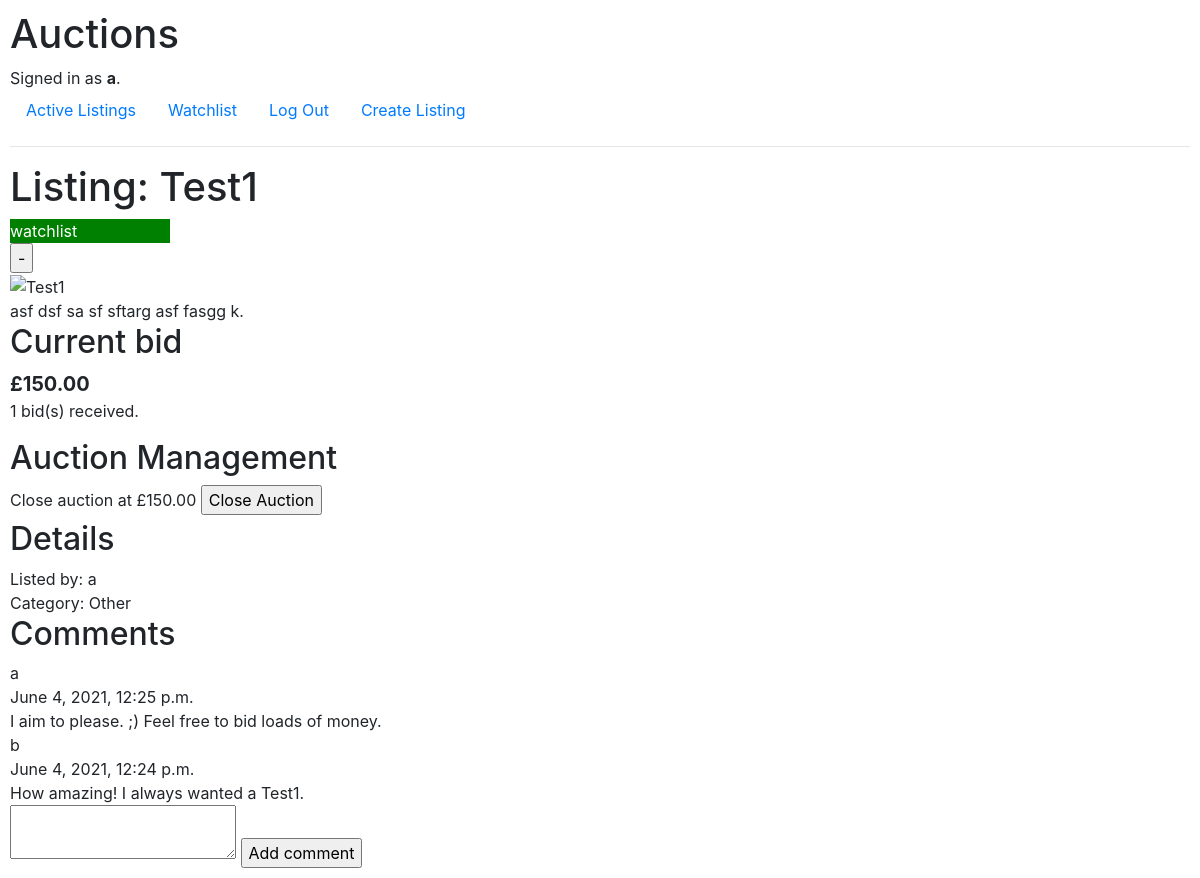
/listings/1 (signed in), run on the app's committed database.
### auctions/models.py (models this page shows, shortened)
class User(AbstractUser):
    watching = models.ManyToManyField("Listing", blank=True, related_name="watchers")

class Listing(models.Model):
    CATEGORIES = [
        (CAT_FASHION, "Fashion"),
        (CAT_ELECTRONICS, "Electronics"),
        (CAT_LEISURE, "Sports, Hobbies & Leisure"),
        (CAT_HOME, "Home & Garden"),
        (CAT_MOTOR, "Motors"),
        (CAT_COLLECT, "Collectables & Art"),
        (CAT_BUSINESS, "Business, Office & Industrial Supplies"),
        (CAT_HEALTH, "Health & Beauty"),
        (CAT_MEDIA, "Media"),
        (CAT_MISC, "Others")
    ]
    title = models.CharField(max_length=140)
    description = models.TextField()
    starting_bid = models.DecimalField(max_digits=MAX_BID_DIGITS, decimal_places=2)
    image_url = models.CharField(max_length=2000, blank=True)
    category = models.CharField(max_length=14, choices=CATEGORIES, blank=True)
    created_on = models.DateTimeField(auto_now_add=True)
    closed_on = models.DateTimeField(null=True, blank=True)
    owner = models.ForeignKey(User, on_delete=models.CASCADE, related_name="auctions")
    def final_image_url(self):
        if self.image_url == "":
            return DEFAULT_IMAGE_URL
        else:
            return self.image_url
    def num_bids(self):
        return self.bids.count()
    def high_bid(self):
         return self.bids.order_by('-amount').first()

class Bid(models.Model):
    bidder = models.ForeignKey(User, on_delete=models.CASCADE, related_name="bids_made")
    listing = models.ForeignKey(Listing, on_delete=models.CASCADE, related_name="bids")
    amount = models.DecimalField(max_digits=MAX_BID_DIGITS, decimal_places=2)
    created_on = models.DateTimeField(auto_now_add=True)
    winning_bid = models.BooleanField(default=False)

class Comment(models.Model):
    user = models.ForeignKey(User, on_delete=models.CASCADE, related_name="comments_made")
    listing = models.ForeignKey(Listing, on_delete=models.CASCADE, related_name="comments")
    content = models.TextField()
    created_on = models.DateTimeField(auto_now_add=True)

### auctions/views.py (the view)
# urls.py: path("listings/<int:listing_id>", views.listing, name="listing"),
def listing(request, listing_id):
    myListing = Listing.objects.get(id=listing_id)
    myListing.image_url = myListing.final_image_url()
    user = User.objects.get(username=request.user)
    watching = myListing in user.watching.all()
    num_bids = myListing.num_bids()
    high_bid = None
    if num_bids == 0:
        current_price = myListing.starting_bid
    else:
        high_bid = myListing.high_bid()
        current_price = high_bid.amount
    user_bids = user.bids_made.filter(listing=myListing)
    user_top_bid = None
    if user_bids.count() > 0:
        user_top_bid = user_bids.order_by('-amount').first()
    c = myListing.comments.all()
    if c:
        comments = c.order_by("-created_on")
    else:
        comments = c
    return render(request, "auctions/listing.html", {
        "listing": myListing,
        "watching": watching,
        "num_bids": num_bids,
        "current_price": current_price,
        "high_bid": high_bid,
        "user_top_bid": user_top_bid,
        "comments": comments
    })

### auctions/templates/auctions/listing.html (shortened to what this page needs)
{% extends "auctions/layout.html" %}
{% block body %}
    <h1>Listing: {{ listing.title }}</h1>
    {% if user.is_authenticated %}
        <div id="watch-status"
            {% if watching %}
                class="watched"
            {% else %}
                class="not-watched"
            {% endif %}
            >watchlist</div>
        <form action="{% url 'watchlist' %}" method="POST">
            <input id="watchlist-button" type="submit"
            {% if watching %}
                value="-"
            {% else %}
                value="+"
            {% endif %}
            >
        </form>
    {% endif %}
    <div id="listing-pic">
        <img src="{{ listing.image_url }}" alt="{{ listing.title }}">
    </div>
    <div id="listing-desc">
        {{ listing.description }}
    </div>
    <div id="listing-bid-container">
        {% if high_bid.winning_bid %}
            <h2>Winning bid</h2>
            <span class="listing-winning-bid">
        {% else %}
            <h2>Current bid</h2>
            <span class="listing-top-bid">
        {% endif %}
        £{{ current_price }}</span>
        <p>{{ num_bids }} bid(s) received.</p>
        {% if user.is_authenticated and user.username == listing.owner.username %}
            <h2>Auction Management</h2>
            {% if not high_bid.winning_bid %}
                <form action="{% url 'close' listing_id=listing.id %}" method="POST">
                    <label for="close-auction">Close auction at £{{ current_price }}</label>
                    <input id="close-auction" name="close_auction" type="submit" value="Close Auction">
                </form>
            {% else %}
                <p>You closed this auction on {{ listing.closed_on }}.</p>
            {% endif %}
        {% endif %}
    </div>
    <div id="listing-details">
        <h2>Details</h2>
        Listed by: {{ listing.owner }}<br />
        Category: {{ listing.category }}
    </div>
    <div id="comment-container">
        <h2>Comments</h2>
        {% for comment in comments %}
            <div class="comment-box">
                <div>{{ comment.user.username }}</div>
                <div>{{ comment.created_on }}</div>
                <div>{{ comment.content }}</div>
            </div>
        {% empty %}
            <p>No comments.</p>
        {% endfor %}
        <form action="{% url 'comment' listing.id %}" method="POST">
            <textarea name="new_comment" id="new_comment"></textarea>
            <input type="submit" value="Add comment">
        </form>
    </div>
{% endblock %}

### auctions/templates/auctions/layout.html (shortened to what this page needs)
{% load static %}
<!DOCTYPE html>
<html lang="en">
    <head>
        <link rel="stylesheet" href="https://stackpath.bootstrapcdn.com/bootstrap/4.4.1/css/bootstrap.min.css">
        <link href="{% static 'auctions/styles.css' %}" rel="stylesheet">
    </head>
    <body>
        <h1>Auctions</h1>
        <div>
            {% if user.is_authenticated %}
                Signed in as <strong>{{ user.username }}</strong>.
            {% else %}
                Not signed in.
            {% endif %}
        </div>
        <ul class="nav">
            <li class="nav-item">
                <a class="nav-link" href="{% url 'index' %}">Active Listings</a>
            </li>
            {% if user.is_authenticated %}
                <li class="nav-item">
                    <a class="nav-link" href="{% url 'watchlist' %}">Watchlist</a>
                </li>
                <li class="nav-item">
                    <a class="nav-link" href="{% url 'logout' %}">Log Out</a>
                </li>
                <li class="nav-item">
                    <a class="nav-link" href="{% url 'create_listing' %}">Create Listing</a>
                </li>
            {% endif %}
        </ul>
        <hr>
        {% block body %}
        {% endblock %}
    </body>
</html>

### auctions/static/auctions/styles.css (style rules this page uses)
body { padding: 10px; }
.listing-top-bid { font-weight: bold; font-size: 1.25rem; }
#watch-status { width: 10rem; }
.watched { background: green; color: white; }

### data on the page
User: username "a"
Listing: title "Test1", description "asf dsf sa sf sftarg asf fasgg k.", owner "a", category "Other"
Bid: amount "150.00"
Comment: user.username "a", created_on "June 4, 2021, 12:25 p.m.", content "I aim to please. ;) Feel free to bid loads of money."
Comment: user.username "b", created_on "June 4, 2021, 12:24 p.m.", content "How amazing! I always wanted a Test1."

### other printed values
{{ num_bids }} "1"
